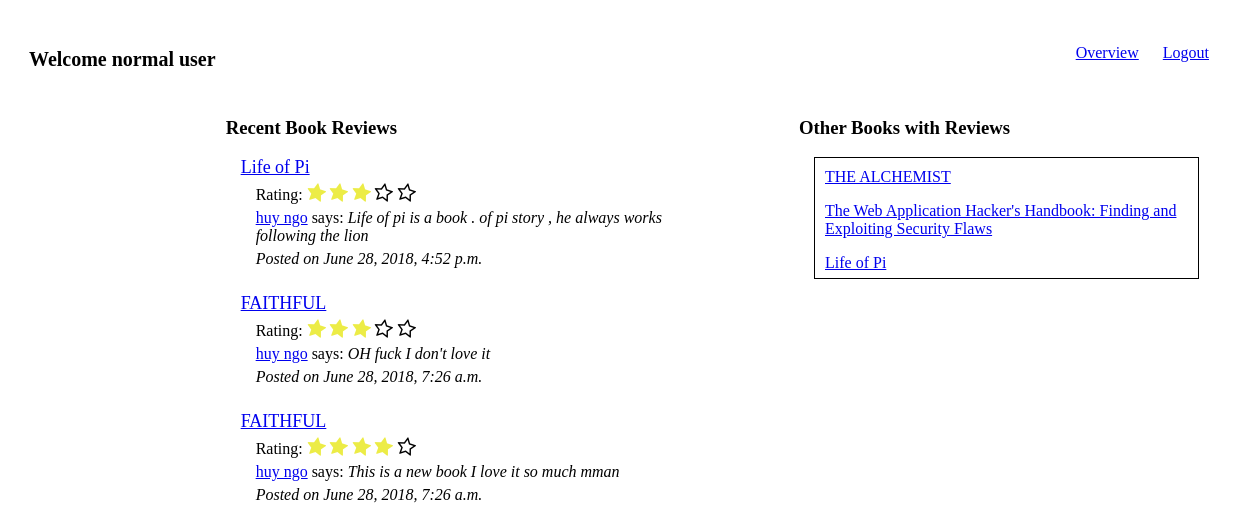
Page /books (signed in) on the committed database.
### main_app/models.py (models this page shows)
class Book(models.Model):
	title = models.CharField(max_length=255)
	author = models.CharField(max_length=255)
	poster = models.ForeignKey(User, related_name="uploaded_books")
	book_image = models.ImageField(upload_to='book_images/', default='book_images/no-img.jpg')
	rating = models.FloatField(default=0)
	created_at = models.DateTimeField(auto_now_add=True)

class User(models.Model):
	name = models.CharField(max_length=255)
	alias = models.CharField(max_length=255)
	email = models.EmailField()
	password = models.CharField(max_length=255)
	created_at = models.DateTimeField(auto_now_add=True)
	admin = models.BooleanField(default=False) #False is normal_user
	objects = UserManager()

class Review(models.Model):
	rating = models.IntegerField(default=0)
	content = models.TextField()
	reviewer = models.ForeignKey('User', related_name="reviews_left")
	book = models.ForeignKey('Book', related_name="reviews")
	created_at = models.DateTimeField(auto_now_add=True)

### main_app/views.py (the view)
# urls.py: url(r'^books$', views.show_books), # page to show all books, GET method
def show_books(request):
	if request.session.get('user_id',None) is None:
		messages.error(request,'You should login if want to show informations')
		return redirect('/')
	else:
		item={} #dictionary for item
		items =[]
		all_reviews = Review.objects.all().order_by('-created_at')
		reviews = all_reviews[:3]
		for review in reviews:
			item['created_at'] = review.created_at
			item['rating'] = range(review.rating)
			item['un_rating'] = range(5- review.rating)
			item['content'] = review.content
			item['user_name'] =review.reviewer.name
			item['title'] =review.book.title
			item['id'] = review.book.id
			item['user_id'] = review.reviewer.id
			items.append(item)
			item = {}
		books = set()
		for review in all_reviews:
			books.add((review.book.id, review.book.title))
		return render(request,'main_app/books.html',{'items':items,'books':books})

### main_app/templates/main_app/books.html (shortened to what this page needs)
<!DOCTYPE html>
<html lang="en">
<head>
    {% load static %}
    <link rel="stylesheet" href="{% static 'main_app/css/style.css' %}">
    <link rel="stylesheet" href="{% static 'main_app/css/header.css' %}">
     <link rel="stylesheet" href="https://cdnjs.cloudflare.com/ajax/libs/font-awesome/4.7.0/css/font-awesome.min.css">
</head>
<body>
    <main>
        <header>
        <p class="header_left">Welcome {{request.session.user_name}}</p>
        <p class="header_right">
            <a href="/books/overview">Overview</a>
            <a href="/logout">Logout</a></p>
        </header>
        <article>
                <div class="left_content">
                    <h3>Recent Book Reviews</h3>
                         {% for item in items %}
                    <div>
                    <a class="book_title" href="/books/{{item.id}}">{{item.title}}</a>
                    <p>Rating: {% for i in item.rating %}
                        <span class="fa fa-star checked"></span>
                        {% endfor %}
                        {% for i in item.un_rating %}
                        <span class="fa fa-star-o "></span>
                        {% endfor %}
                    </p>
                    <p><a href="/users/{{item.user_id}}">{{item.user_name}}</a> says: <span class="italic">{{item.content}}</span></p>
                    <p class="italic">Posted on {{item.created_at}}</p>
                      </div>
                {% endfor %}
            </div>
            <div class="right_content">
                <h3>Other Books with Reviews</h3>
                <div class="float_content">
                    {% for book in books %}
                    <p><a href="/books/{{book.0}}">{{book.1}}</a></p>
                {% endfor %}
                </div>
            </div>
        </article>
    </main>
</body>
</html>

### main_app/static/main_app/css/style.css (style rules this page uses)
.checked { color: #ecec46; }
main { margin: 0 auto; width: 1200px; padding: 20px; }
.left_content { display: inline-block; padding: 10px; width:500px; }
.right_content { display: inline-block; padding:10px; vertical-align: top; float: right; margin-right:20px; width: 400px; }
.left_content > div { margin-left: 15px; margin-bottom: 25px; }
.left_content > div >p { margin: 5px 0px 5px 15px; }
.book_title { font-size: 18px; }
.italic { font-style: italic; }
.fa { transform : rotate(10deg); font-size: 20px!important; }
.float_content { height: 100px; overflow-y: scroll; padding:10px; border:1px solid black; margin-left:15px; }
.float_content > p { margin-top: 0px; }

### main_app/static/main_app/css/header.css (style rules this page uses)
header { height: 60px; }
.header_left { float: left; font-size: 20px; font-weight: bold; }
.header_right { float: right; }
.header_right a { margin-right: 20px; }

### rows in the picture
Book: title "Life of Pi", title "Life of Pi"
User: user_name "huy ngo" "huy ngo" "huy ngo"
Review: content "Life of pi is a book . of pi story , he always works following the lion", created_at "June 28, 2018, 4:52 p.m."
Book: title "FAITHFUL" "FAITHFUL"
Review: content "OH fuck I don't love it", created_at "June 28, 2018, 7:26 a.m."
Review: content "This is a new book I love it so much mman", created_at "June 28, 2018, 7:26 a.m."
Book: title "THE ALCHEMIST"
Book: title "The Web Application Hacker's Handbook: Finding and Exploiting Security Flaws"

### other values in the picture
{{ request.session.user_name }} "normal user"
